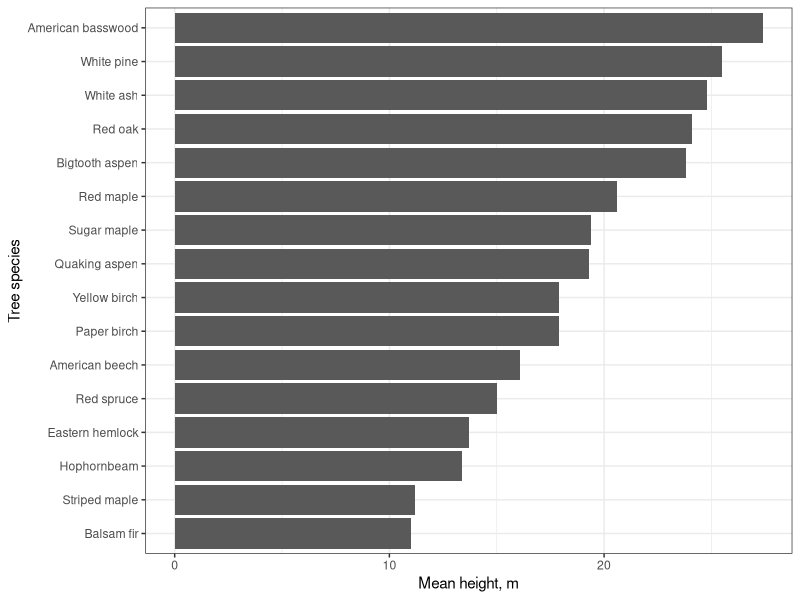
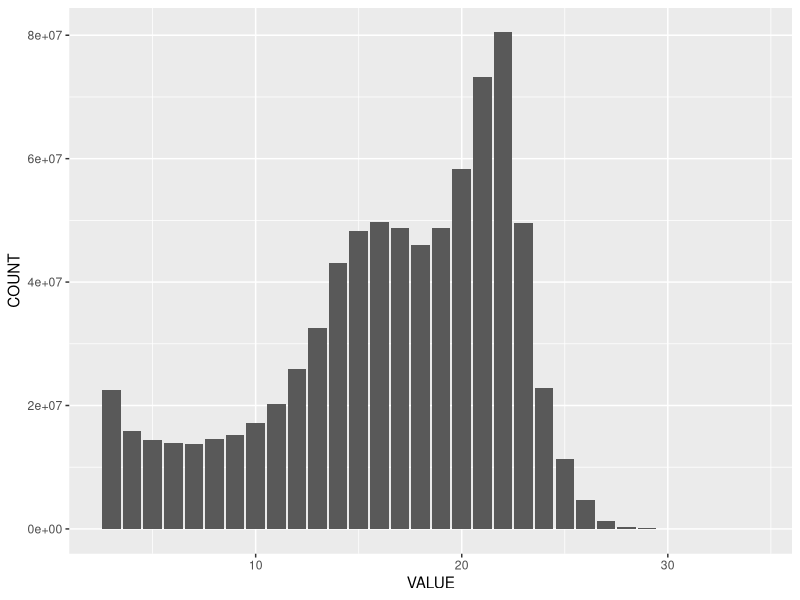

Reproduce these figures in R, in order. (Note: this script raises an error after producing the figures.)
## ---- chunk 1
rm(list = ls())
library(tidyverse)
library(here)
## ---- chunk 2
Trees<-read.csv(here("Data", "Trees", "tree_heights.csv"))
## ---- chunk 3
Trees<-Trees %>% mutate(
  Mean_ht_m = round(Mean_ht_ft*0.3048,1),
  sd_ht_m = round(sd_ht_ft*0.3048,1),
  min_ht_m = round(min_ht_ft*0.3048,1),
  max_ht_m = round(max_ht_ft*0.3048,1))
## ---- chunk 4
Trees %>% arrange(Mean_ht_m) %>% ggplot(aes(reorder(Common.name,Mean_ht_m), Mean_ht_m))+
  geom_col()+
  coord_flip()+
  labs(x = "Tree species", y = "Mean height, m")+
  theme_bw()
## ---- chunk 5
TH<-read.csv(here("Data", "Trees", "forest_height_data.csv"))
## ---- chunk 6
total_pixels<-sum(TH$COUNT)
TH<-TH %>% mutate(
                  Percent = round((100*(TH$COUNT/total_pixels)),2)
)
## ---- chunk 7
TH %>% filter(VALUE > 0 & VALUE <= 50 ) %>% ggplot(aes(x = VALUE, y = COUNT))+
  geom_col()
## ---- chunk 8
for(i in 1: length(TH$VALUE)){
  if (TH$VALUE[i] < 11){
    TH$ht_category[i] <- "none-short"
  }else if (TH$VALUE[i] > 10 & TH$VALUE[i] < 14){
    TH$ht_category[i] <- "low"
  } else if (TH$VALUE[i] > 13 & TH$VALUE[i] <20){
    TH$ht_category[i] <- "medium"
  } else if (TH$VALUE[i] >19 & TH$VALUE[i] < 40){
    TH$ht_category[i] <- "tall"
  } else {
    TH$ht_category[i] <- "NA"
  }
}

## ---- chunk 9
PLCI_ht<-read.csv(here("Data", "Trees", "PLCI_for_height.csv"))
## ---- chunk 10
PLCI_sums<-PLCI_ht %>% group_by(Field1) %>% summarise(
  Tot_pixels = sum(Count)
)
## ---- chunk 11
STVA_ht<-left_join(STVA_ht, STVA_sums)
STVA_ht<-STVA_ht %>% mutate(Percent = round(((Count/Tot_pixels)*100),1))
## ---- chunk 12
tree_hts<-TH %>% select(VALUE:Percent)
colnames(tree_hts)<-c("VALUE", "COUNT","Percent_landscape")
## ---- chunk 13
STVA_ht<-left_join(STVA_ht, tree_hts)
